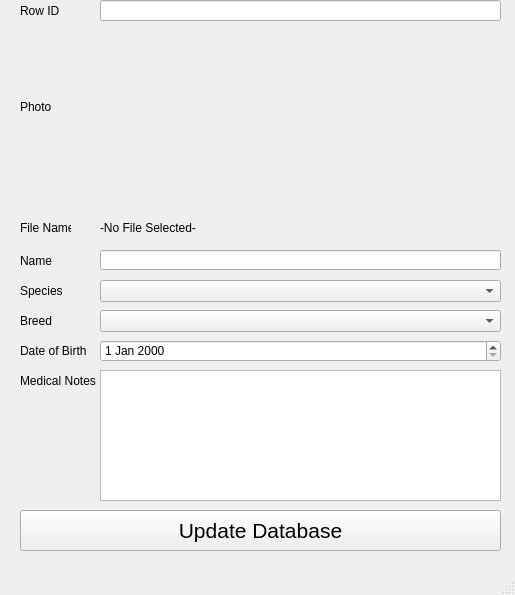
<?xml version="1.0" encoding="UTF-8"?>
<ui version="4.0">
 <class>edit_animal_window</class>
 <widget class="QMainWindow" name="edit_animal_window">
  <property name="geometry">
   <rect>
    <x>0</x>
    <y>0</y>
    <width>515</width>
    <height>595</height>
   </rect>
  </property>
  <property name="windowTitle">
   <string>Edit Entry</string>
  </property>
  <widget class="QWidget" name="centralwidget">
   <widget class="QLabel" name="file_name_display_label">
    <property name="geometry">
     <rect>
      <x>100</x>
      <y>220</y>
      <width>401</width>
      <height>16</height>
     </rect>
    </property>
    <property name="text">
     <string>-No File Selected-</string>
    </property>
   </widget>
   <widget class="QDateEdit" name="dob_entry">
    <property name="geometry">
     <rect>
      <x>100</x>
      <y>340</y>
      <width>401</width>
      <height>22</height>
     </rect>
    </property>
   </widget>
   <widget class="QLabel" name="animal_medical_notes_label">
    <property name="geometry">
     <rect>
      <x>20</x>
      <y>370</y>
      <width>141</width>
      <height>21</height>
     </rect>
    </property>
    <property name="text">
     <string>Medical Notes</string>
    </property>
   </widget>
   <widget class="QComboBox" name="animal_breed_cb">
    <property name="geometry">
     <rect>
      <x>100</x>
      <y>310</y>
      <width>401</width>
      <height>22</height>
     </rect>
    </property>
   </widget>
   <widget class="QLabel" name="animal_name_label">
    <property name="geometry">
     <rect>
      <x>20</x>
      <y>250</y>
      <width>141</width>
      <height>21</height>
     </rect>
    </property>
    <property name="text">
     <string>Name</string>
    </property>
   </widget>
   <widget class="QPushButton" name="update_animal_db_button">
    <property name="geometry">
     <rect>
      <x>20</x>
      <y>510</y>
      <width>481</width>
      <height>41</height>
     </rect>
    </property>
    <property name="font">
     <font>
      <pointsize>16</pointsize>
     </font>
    </property>
    <property name="text">
     <string>Update Database</string>
    </property>
   </widget>
   <widget class="QLabel" name="animal_species_label">
    <property name="geometry">
     <rect>
      <x>20</x>
      <y>280</y>
      <width>141</width>
      <height>21</height>
     </rect>
    </property>
    <property name="text">
     <string>Species</string>
    </property>
   </widget>
   <widget class="QLineEdit" name="animal_name_entry">
    <property name="geometry">
     <rect>
      <x>100</x>
      <y>250</y>
      <width>401</width>
      <height>20</height>
     </rect>
    </property>
   </widget>
   <widget class="QLabel" name="animal_file_name_label">
    <property name="geometry">
     <rect>
      <x>20</x>
      <y>220</y>
      <width>51</width>
      <height>16</height>
     </rect>
    </property>
    <property name="text">
     <string>File Name</string>
    </property>
   </widget>
   <widget class="QTextEdit" name="medical_notes_entry">
    <property name="geometry">
     <rect>
      <x>100</x>
      <y>370</y>
      <width>401</width>
      <height>131</height>
     </rect>
    </property>
   </widget>
   <widget class="QLabel" name="animal_dob_label">
    <property name="geometry">
     <rect>
      <x>20</x>
      <y>340</y>
      <width>141</width>
      <height>21</height>
     </rect>
    </property>
    <property name="text">
     <string>Date of Birth</string>
    </property>
   </widget>
   <widget class="QComboBox" name="animal_species_cb">
    <property name="geometry">
     <rect>
      <x>100</x>
      <y>280</y>
      <width>401</width>
      <height>22</height>
     </rect>
    </property>
   </widget>
   <widget class="QLabel" name="animal_breed_label">
    <property name="geometry">
     <rect>
      <x>20</x>
      <y>310</y>
      <width>141</width>
      <height>21</height>
     </rect>
    </property>
    <property name="text">
     <string>Breed</string>
    </property>
   </widget>
   <widget class="QLabel" name="animal_photo_label">
    <property name="geometry">
     <rect>
      <x>20</x>
      <y>100</y>
      <width>47</width>
      <height>13</height>
     </rect>
    </property>
    <property name="text">
     <string>Photo</string>
    </property>
   </widget>
   <widget class="QLabel" name="label">
    <property name="geometry">
     <rect>
      <x>100</x>
      <y>40</y>
      <width>401</width>
      <height>171</height>
     </rect>
    </property>
    <property name="text">
     <string/>
    </property>
    <property name="alignment">
     <set>Qt::AlignCenter</set>
    </property>
   </widget>
   <widget class="QLineEdit" name="supplier_name_entry_2">
    <property name="geometry">
     <rect>
      <x>100</x>
      <y>0</y>
      <width>401</width>
      <height>21</height>
     </rect>
    </property>
   </widget>
   <widget class="QLabel" name="rowid_label">
    <property name="geometry">
     <rect>
      <x>20</x>
      <y>0</y>
      <width>81</width>
      <height>21</height>
     </rect>
    </property>
    <property name="text">
     <string>Row ID</string>
    </property>
   </widget>
  </widget>
  <widget class="QMenuBar" name="menubar">
   <property name="geometry">
    <rect>
     <x>0</x>
     <y>0</y>
     <width>515</width>
     <height>21</height>
    </rect>
   </property>
  </widget>
  <widget class="QStatusBar" name="statusbar"/>
 </widget>
 <resources/>
 <connections/>
</ui>
